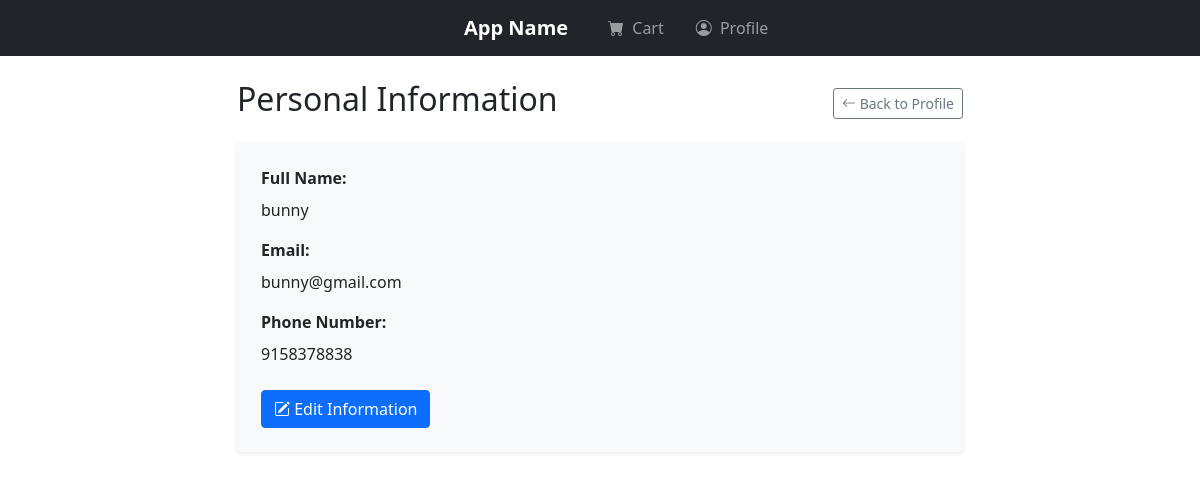
/personal-info/ (signed in), run on the app's committed database.
### mainapp/models.py (models this page shows, shortened)
class Customer(models.Model):
    name = models.CharField(max_length=50)
    phone = models.CharField(max_length=10)
    email = models.EmailField()
    password = models.CharField(max_length=128)

### mainapp/views.py (the view)
# urls.py: path('personal-info/', views.personal_info, name='personal_info'),
def personal_info(request):
    customer_id = request.session.get('user')
    if not customer_id:
        return redirect('login')  # or your auth flow
    customer = Customer.objects.get(id=customer_id)
    return render(request, 'personal_info.html', {'customer': customer})

### templates/personal_info.html (shortened to what this page needs)
{% extends 'base.html' %}
{% block content %}
<div class="container info-wrapper mt-4">
  <div class="d-flex justify-content-between align-items-center mb-3">
    <h2>Personal Information</h2>
    <a href="/profile/" class="btn btn-outline-secondary btn-sm">
      <i class="bi bi-arrow-left"></i> Back to Profile
    </a>
  </div>
  <div class="bg-light p-4 rounded shadow-sm">
    <div class="mb-3">
      <label class="form-label fw-bold">Full Name:</label>
      <div>{{ customer.name }}</div>
    </div>
    <div class="mb-3">
      <label class="form-label fw-bold">Email:</label>
      <div>{{ customer.email }}</div>
    </div>
    <div class="mb-3">
      <label class="form-label fw-bold">Phone Number:</label>
      <div>{{ customer.phone }}</div>
    </div>
    <div class="mt-4">
      <a href="/edit-info/" class="btn btn-primary">
        <i class="bi bi-pencil-square"></i> Edit Information
      </a>
    </div>
  </div>
</div>
{% endblock %}

### templates/personal_info.html (style rules this page uses)
.info-wrapper { max-width: 750px; margin: 0 auto; }

### data on the page
Customer: name "bunny", email "bunny@gmail.com", phone "9158378838"
